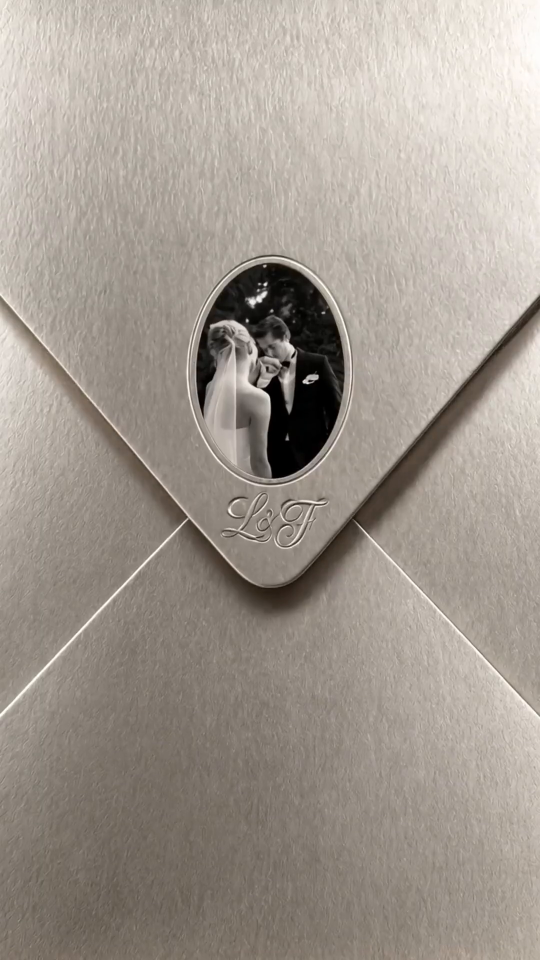
#> input picture frame 6 of tools/source/envelope-open-original.mp4, 1080 x 1920 px (shown at 1/2 size)
$ python track_envelope.py   (older library calls are emulated)
#> lines starting #> are read from the running program, lines starting #| are printed output that depends on the picture
"""Track the oval medallion on the envelope flap through envelope-open.mp4.

Writes tools/envelope_track.json: per-frame [sx, sy, tx, ty] mapping frame-0
coordinates to frame-t coordinates (x' = sx*x + tx, y' = sy*y + ty).
Run once; personalize_envelope.py reuses the track.
"""
import json, os, subprocess, sys
import cv2
import numpy as np

HERE = os.path.dirname(os.path.abspath(__file__))
SRC = os.path.join(HERE, "source", "envelope-open-original.mp4")

# medallion (rim + engraving) in frame-0 pixel coords
X0, Y0, X1, Y1 = 360, 500, 725, 1140


def frames(path):
    cap = cv2.VideoCapture(path)
    while True:
        ok, f = cap.read()
        if not ok:
            break
        yield f
    cap.release()


def edges(g):
    g = cv2.GaussianBlur(g, (5, 5), 0)
    gx = cv2.Sobel(g, cv2.CV_32F, 1, 0)
    gy = cv2.Sobel(g, cv2.CV_32F, 0, 1)
    return cv2.magnitude(gx, gy)


def main():
    fs = list(frames(SRC))
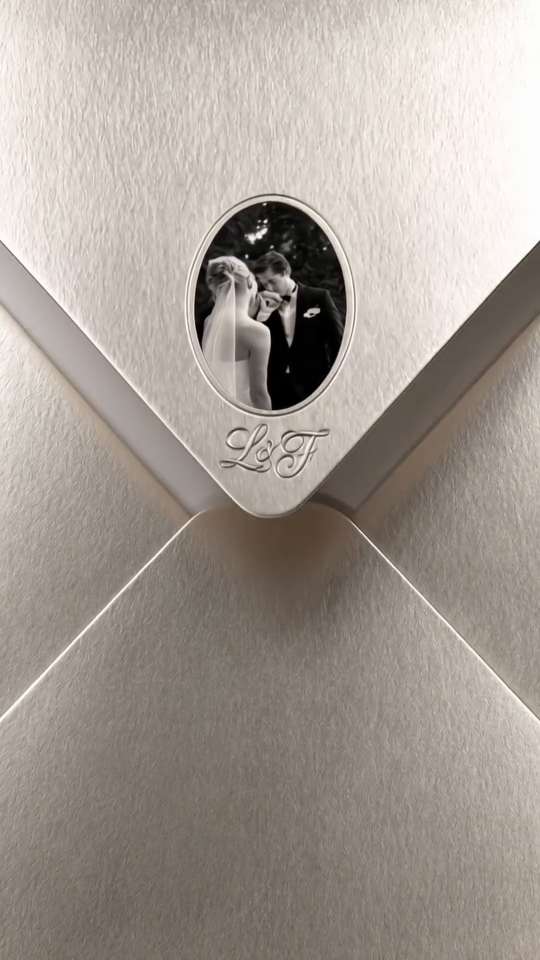
#> input picture frame 26 of tools/source/envelope-open-original.mp4, 1080 x 1920 px (shown at 1/2 size)
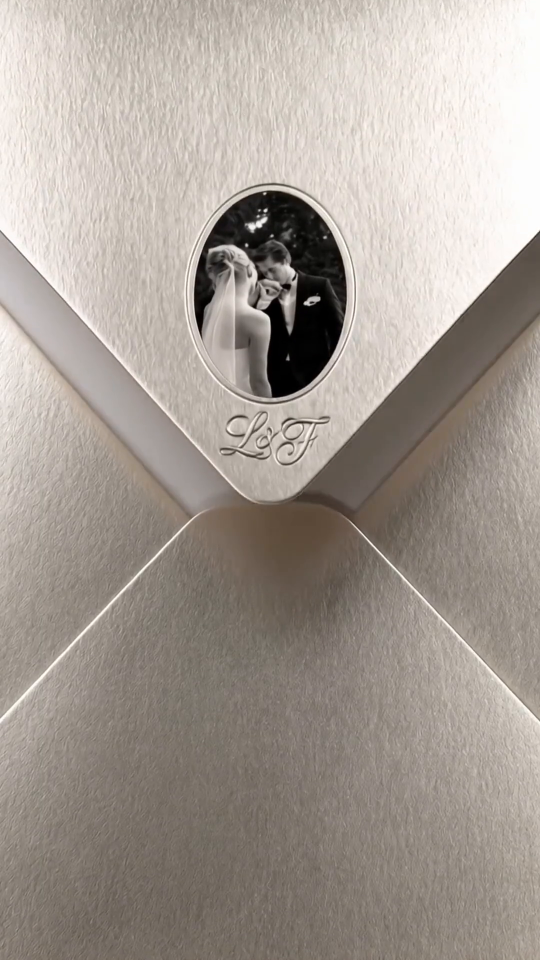
#> input picture frame 28 of tools/source/envelope-open-original.mp4, 1080 x 1920 px (shown at 1/2 size)
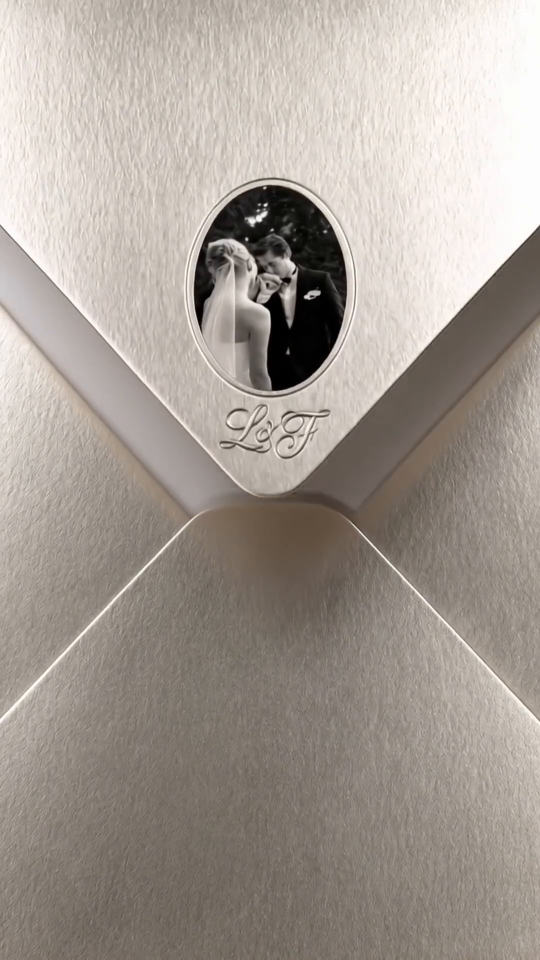
#> input picture frame 30 of tools/source/envelope-open-original.mp4, 1080 x 1920 px (shown at 1/2 size)
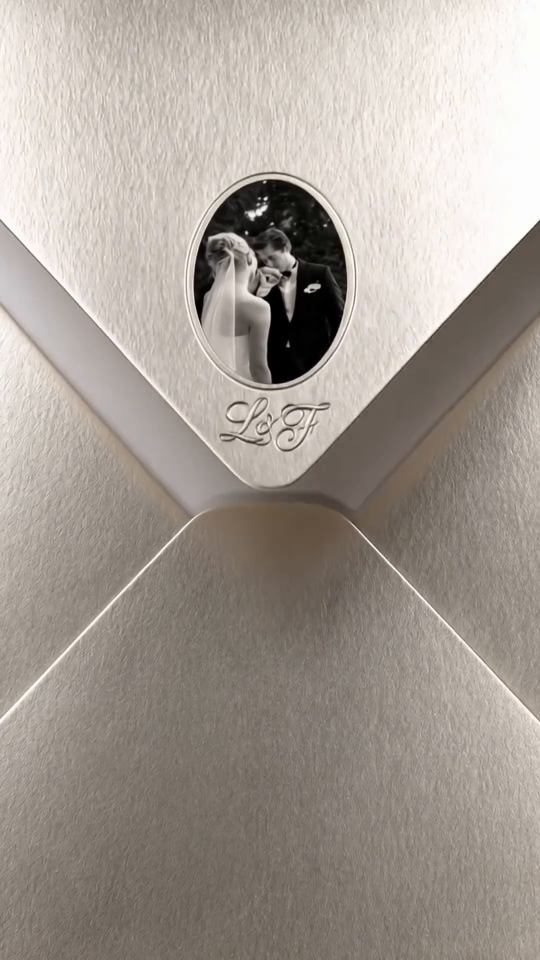
#> input picture frame 31 of tools/source/envelope-open-original.mp4, 1080 x 1920 px (shown at 1/2 size)
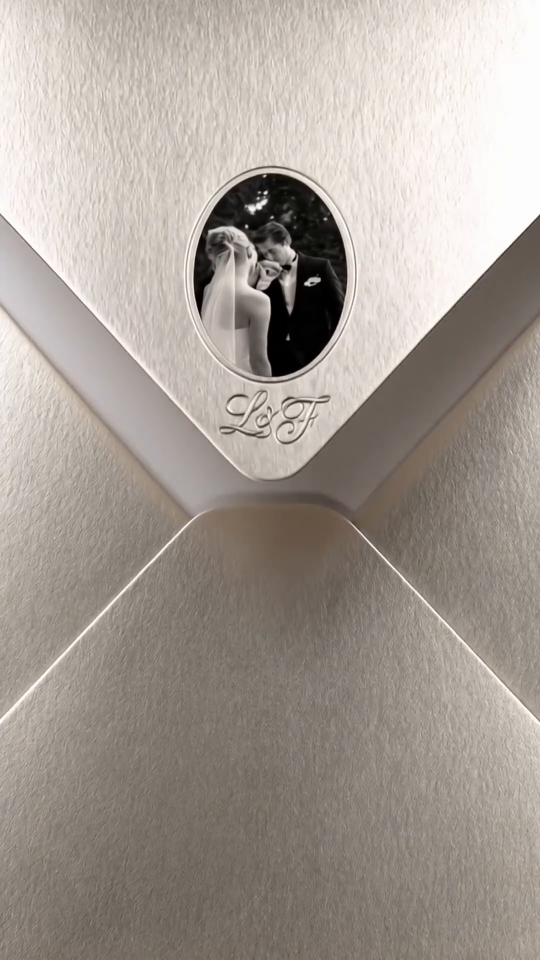
#> input picture frame 32 of tools/source/envelope-open-original.mp4, 1080 x 1920 px (shown at 1/2 size)
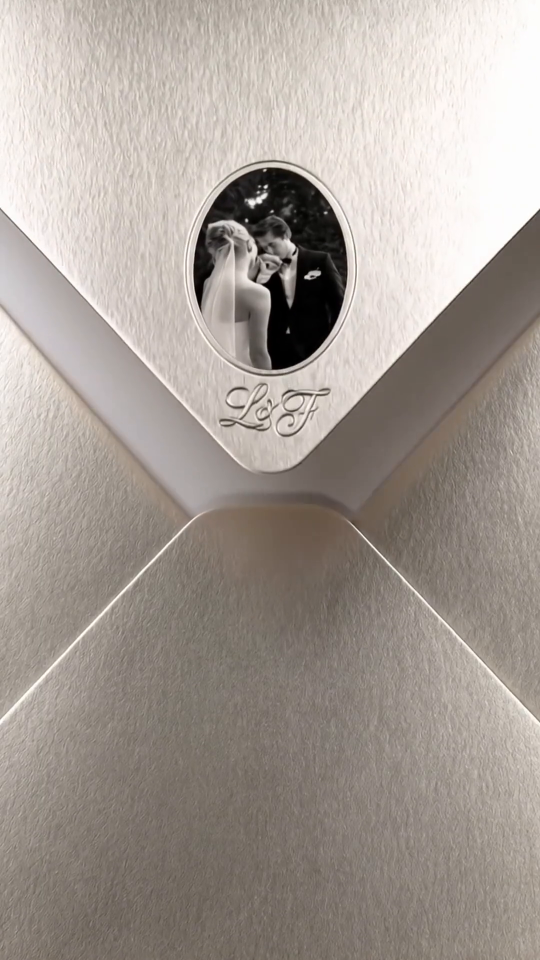
#> input picture frame 34 of tools/source/envelope-open-original.mp4, 1080 x 1920 px (shown at 1/2 size)
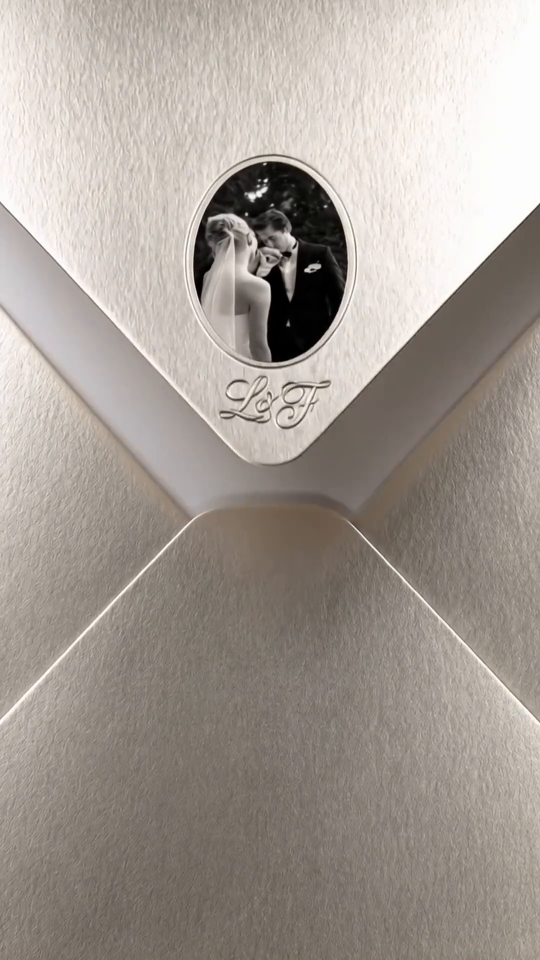
#> input picture frame 35 of tools/source/envelope-open-original.mp4, 1080 x 1920 px (shown at 1/2 size)
    pad = 700
    g0 = cv2.cvtColor(fs[0], cv2.COLOR_BGR2GRAY)
    tpl_full = edges(g0)[Y0:Y1, X0:X1]
    track = []
    prev = (1.0, 1.0, 0.0, 0.0)
    for i, f in enumerate(fs):
        g = cv2.cvtColor(f, cv2.COLOR_BGR2GRAY)
        g = cv2.copyMakeBorder(g, pad, 0, 0, 0, cv2.BORDER_REPLICATE)
        e = edges(g)
        best = None
        psy = prev[1]
        for sy in np.arange(max(0.45, psy - 0.12), min(1.06, psy + 0.06), 0.01):
            for sx in (0.97, 0.985, 1.0, 1.015):
                tpl = cv2.resize(tpl_full, None, fx=sx, fy=sy, interpolation=cv2.INTER_AREA)
                # search near previous position
                py = int(prev[1] * Y0 + prev[3]) + pad
                px = int(prev[0] * X0 + prev[2])
                ys, ye = max(0, py - 160), min(e.shape[0], py + 60 + tpl.shape[0])
                xs, xe = max(0, px - 60), min(e.shape[1], px + 60 + tpl.shape[1])
                roi = e[ys:ye, xs:xe]
                if roi.shape[0] < tpl.shape[0] or roi.shape[1] < tpl.shape[1]:
                    continue
                r = cv2.matchTemplate(roi, tpl, cv2.TM_CCOEFF_NORMED)
                _, mv, _, ml = cv2.minMaxLoc(r)
                if best is None or mv > best[0]:
                    x = ml[0] + xs
                    y = ml[1] + ys - pad
                    best = (mv, sx, sy, x - sx * X0, y - sy * Y0)
        mv, sx, sy, tx, ty = best
        prev = (sx, sy, tx, ty)
        track.append([float(sx), float(sy), float(tx), float(ty), float(mv)])
        print(i, round(mv, 3), round(sx, 3), round(sy, 3), round(tx, 1), round(ty, 1))
    with open(os.path.join(HERE, "envelope_track.json"), "w") as fh:
        json.dump(track, fh)


if __name__ == "__main__":
    main()

$ run again, starting later in the video
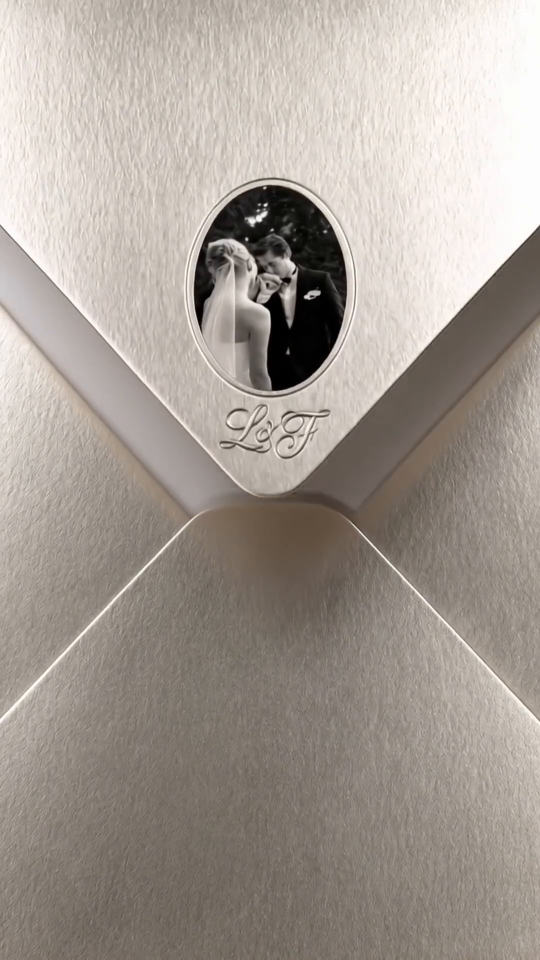
#> input picture frame 30 of tools/source/envelope-open-original.mp4, 1080 x 1920 px (shown at 1/2 size)
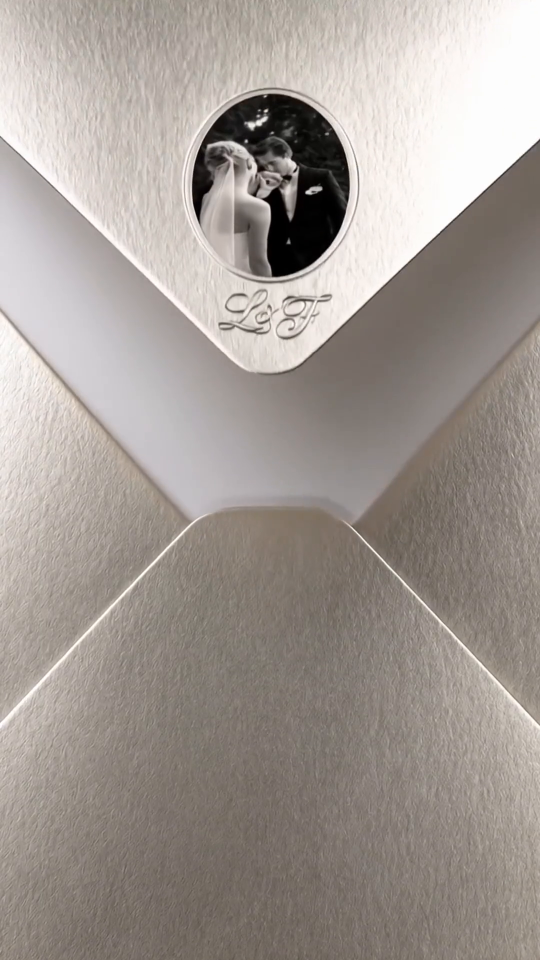
#> input picture frame 48 of tools/source/envelope-open-original.mp4, 1080 x 1920 px (shown at 1/2 size)
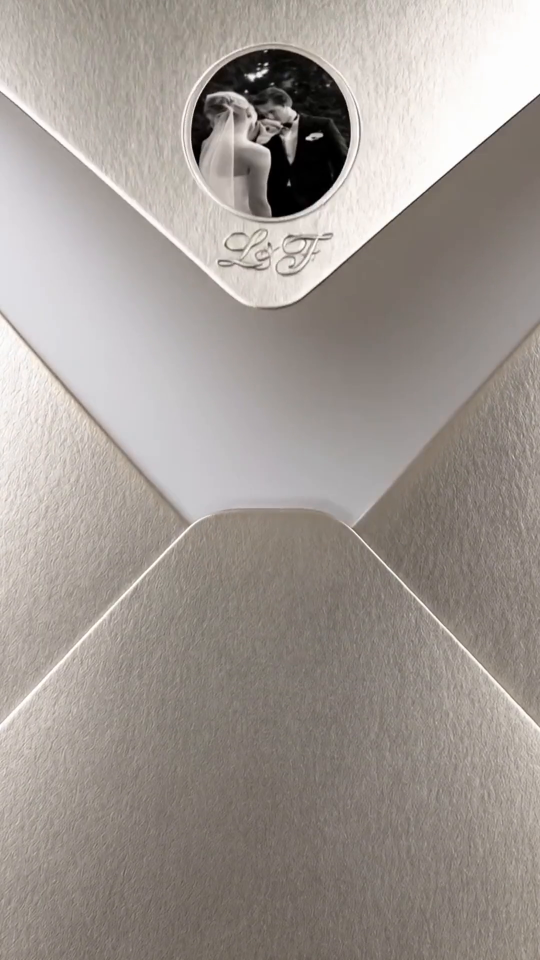
#> input picture frame 56 of tools/source/envelope-open-original.mp4, 1080 x 1920 px (shown at 1/2 size)
